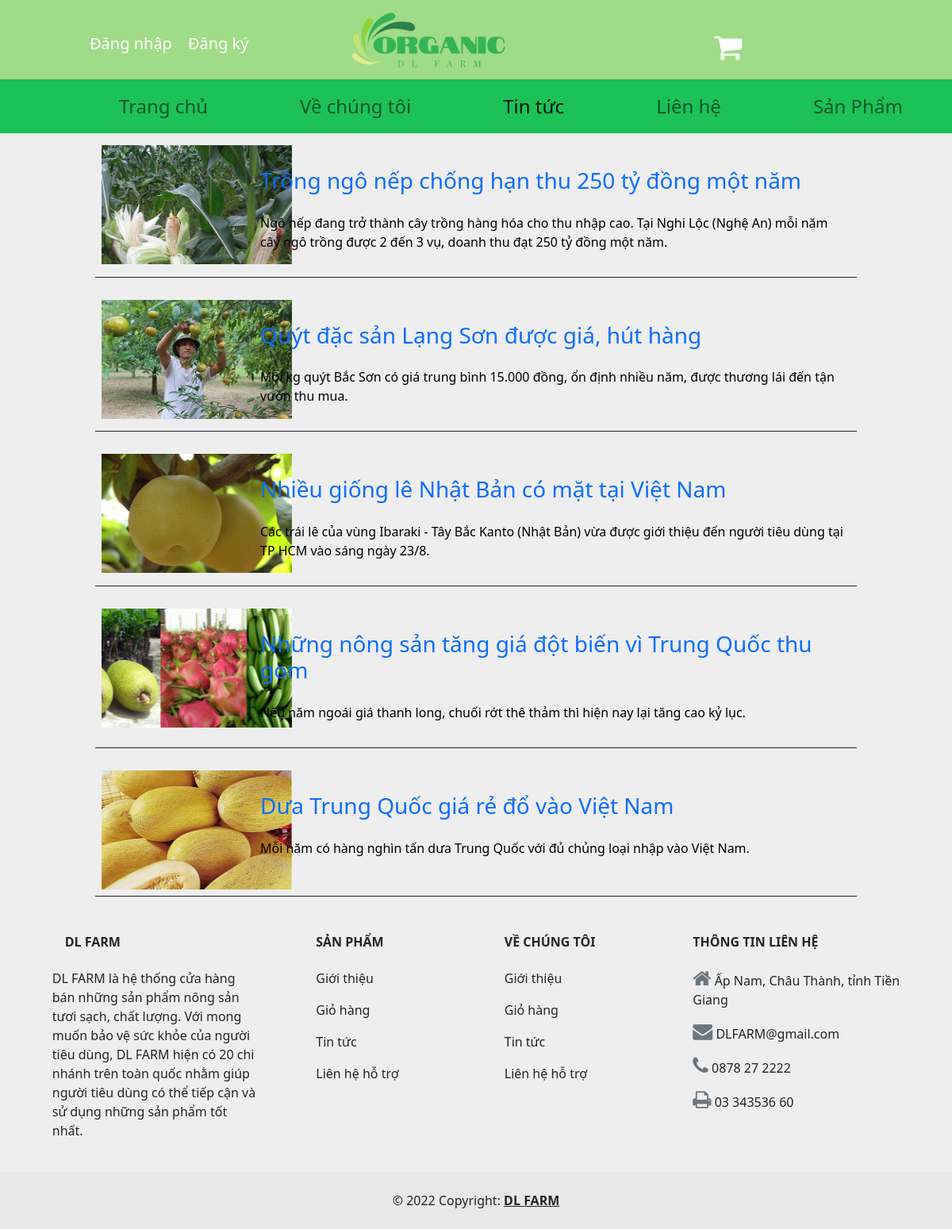
/tintuc.php, run on the app's committed database.
### tables this page shows
CREATE TABLE `tintuc` (
 `id` int(11) NOT NULL AUTO_INCREMENT,
 `title` text NOT NULL,
 `description` text NOT NULL,
 `detail` text NOT NULL,
 `image` varchar(60) NOT NULL,
 PRIMARY KEY (`id`)
);

### tintuc.php (the view, shortened to what this page needs)
<!DOCTYPE html>
<html lang="en">
<?php
    $cartOk = "login.php";
?>
<head>
    <link rel="stylesheet" href="https://cdnjs.cloudflare.com/ajax/libs/font-awesome/4.7.0/css/font-awesome.min.css">
    <link href="https://cdn.jsdelivr.net/npm/bootstrap@5.2.3/dist/css/bootstrap.min.css" rel="stylesheet">
    <link rel="stylesheet" href="style.css">
</head>
<body>
    <div class="fixed">
        <div class="top">
            <div class="two-button dropdown" style="display: inline-block; display:flex">
                <div <?php if(isset($_SESSION['name'])) echo "hidden";?>>
                    <a style="text-decoration:none; font-size: 20px; margin-right:20px" class="dndk" href="login.php">Đăng nhập</a>
                </div>
                <div <?php if(isset($_SESSION['name'])) echo "hidden";?>> <a style="text-decoration:none; font-size: 20px"  class="dndk" href="signin.php">Đăng ký</a> </div>
            </div>
            <img class="logo" src="img/logo.png" alt="">
            <div class="carts" style="display: inline-block; display:flex;">
                <a title="Giỏ hàng" style="text-decoration: none;" href="<?php echo $cartOk;?>">
                    <i class="fa">&#xf07a;</i>
                </a>
            </div>
        </div>
        <nav class="navbar navbar-expand-lg" style="background-color: #1cc158;">
            <div class="container">
                <div class="collapse navbar-collapse" id="navbarSupportedContent">
                    <ul class="navbar-nav me-auto mb-2 mb-lg-0">
                        <li class="nav-item">
                            <a style="font-size: 150%; margin-left:100px; width: 100%;" class="nav-link" aria-current="page" href="home.php">Trang chủ</a>
                        </li>
                        <li class="nav-item">
                            <a style="font-size: 150%; margin-left:100px; width: 100%;" class="nav-link " href="vechungtoi.php">Về chúng tôi</a>
                        </li>
                        <li class="nav-item">
                            <a style="font-size: 150%; margin-left:100px; width: 100%;" class="nav-link active" href="tintuc.php">Tin tức</a>
                        </li>
                        <li class="nav-item">
                            <a style="font-size: 150%; margin-left:100px; width: 100%;" class="nav-link" href="lienhe.php">Liên hệ</a>
                        </li>
                        <li class="nav-item">
                            <a style="font-size: 150%; margin-left:100px; width: 100%;" class="nav-link" href="home.php?search=">Sản Phẩm</a>
                        </li>
                    </ul>
                </div>
            </div>
        </nav>
    </div>
    <?php
        require_once ('api/connection.php');
        $sql = 'SELECT * FROM tintuc';
        try{
            $stmt = $dbCon->prepare($sql);
            $stmt->execute();
        }
        catch(PDOException $ex){
            die(json_encode(array('status' => false, 'data' => $ex->getMessage())));
        }
        while ($row = $stmt->fetch(PDO::FETCH_ASSOC))
        {
            echo '<div class="tintuc">';
            echo '<div class="d-flex flex-row">';
            echo '<div id="imgTT" class="p-2"><img style="width: 240px; height: 150px" src="'.$row['image'].'" alt=""></div>';
            echo '<div class="p-2">';
            echo '<div class="d-flex flex-column">';
            echo '<a style="text-decoration: none;" href="detailtt.php?id='.$row['id'].'">';
            echo '<h3 class="p-2">'.$row['title'].'</h3>';
            echo '</a>';
            echo '<a href="detailtt.php?id='.$row['id'].'" style="text-decoration: none; color: black;">';
            echo '<p class="p-2">'.$row['description'].'</p>';
            echo '</a>';
            echo '</div>';
            echo '</div>';
            echo '</div>';
            echo '</div>';
        }
    ?>
    <div>
        <section class="">
            <div class="container text-center text-md-start mt-5">
            <div class="row mt-3">
                <div class="col-md-3 col-lg-4 col-xl-3 mx-auto mb-4">
                <h6 class="text-uppercase fw-bold mb-4">
                    <i class="fas fa-gem me-3 text-secondary"></i>DL FARM
                </h6>
                <p>
                    DL FARM là hệ thống cửa hàng bán những sản phẩm nông sản tươi sạch, chất lượng. Với mong muốn bảo vệ sức khỏe của người tiêu dùng, DL FARM hiện có 20 chi nhánh trên toàn quốc nhằm giúp người tiêu dùng có thể tiếp cận và sử dụng những sản phẩm tốt nhất.
                </p>
                </div>
                <div class="col-md-2 col-lg-2 col-xl-2 mx-auto mb-4">
                <h6 class="text-uppercase fw-bold mb-4">
                    SẢN PHẨM
                </h6>
                <p>
                    <a href="vechungtoi.php" class="text-reset" style="text-decoration: none">Giới thiệu</a>
                </p>
                <p>
                    <a href="#" class="text-reset" style="text-decoration: none">Giỏ hàng</a>
                </p>
                <p>
                    <a href="tintuc.php" class="text-reset" style="text-decoration: none">Tin tức</a>
                </p>
                <p>
                    <a href="#" class="text-reset" style="text-decoration: none">Liên hệ hỗ trợ</a>
                </p>
                </div>
                <div class="col-md-3 col-lg-2 col-xl-2 mx-auto mb-4">
                <h6 class="text-uppercase fw-bold mb-4">
                    VỀ CHÚNG TÔI
                </h6>
                <p>
                    <a href="#!" class="text-reset" style="text-decoration: none">Giới thiệu</a>
                </p>
                <p>
                    <a href="#!" class="text-reset" style="text-decoration: none">Giỏ hàng</a>
                </p>
                <p>
                    <a href="#!" class="text-reset" style="text-decoration: none">Tin tức</a>
                </p>
                <p>
                    <a href="#!" class="text-reset" style="text-decoration: none">Liên hệ hỗ trợ</a>
                </p>
                </div>
                <div class="col-md-4 col-lg-3 col-xl-3 mx-auto mb-md-0 mb-4">
                <h6 class="text-uppercase fw-bold mb-4">THÔNG TIN LIÊN HỆ</h6>
                <p><i style="font-size: 25px;" class="fa fa-home text-secondary"></i> Ấp Nam, Châu Thành, tỉnh Tiền Giang</p>
                <p>
                    <i style="font-size: 25px;" class="fa fa-envelope text-secondary"></i>
                    DLFARM@gmail.com
                </p>
                <p><i style="font-size: 25px;" class="fa fa-phone text-secondary"></i> 0878 27 2222</p>
                <p><i style="font-size: 25px;" class="fa fa-print text-secondary"></i> 03 343536 60</p>
                </div>
            </div>
            </div>
        </section>
        <div class="text-center p-4" style="background-color: rgba(0, 0, 0, 0.025);">
            © 2022 Copyright:
            <a class="text-reset fw-bold" href="home.php">DL FARM</a>
        </div>
    </div>
</body>
</html>

### style.css (style rules this page uses)
body { background: #eee; }
.top { background-color: #A0DB87; height: 100px; position: relative; }
.logo { text-align: center; height: 250px; width: 250px; right: 45%; top: -65%; position: absolute; }
.two-button { position: absolute; top: 40px; left: 113px; }
.carts { background-color: #A0DB87; width: 300px; position: absolute; top: 40px; right: 0px; }
.dndk { color: white; }
.dropdown { position: relative; display: inline-block; width: 320px; }
.d-flex { margin-top: 20px; }
.fa { color: white; font-size: 38px; }
div.fixed { width: 100%; position: fixed; top: 0; z-index: 3; }

### tintuc.php (style rules this page uses)
.tintuc { border-bottom: 1px solid; width: 80%; margin: auto; display: block; }
#imgTT { width: 20%; }

### data on the page
tintuc: image (picture), title "Trồng ngô nếp chống hạn thu 250 tỷ đồng một năm", description "Ngô nếp đang trở thành cây trồng hàng hóa cho thu nhập cao. Tại Nghi Lộc (Nghệ An) mỗi năm cây ngô trồng được 2 đến 3 vụ, doanh thu đạt 250 tỷ đồng một năm."
tintuc: image (picture), title "Quýt đặc sản Lạng Sơn được giá, hút hàng", description "Mỗi kg quýt Bắc Sơn có giá trung bình 15.000 đồng, ổn định nhiều năm, được thương lái đến tận vườn thu mua."
tintuc: image (picture), title "Nhiều giống lê Nhật Bản có mặt tại Việt Nam", description "Các trái lê của vùng Ibaraki - Tây Bắc Kanto (Nhật Bản) vừa được giới thiệu đến người tiêu dùng tại TP HCM vào sáng ngày 23/8."
tintuc: image (picture), title "Những nông sản tăng giá đột biến vì Trung Quốc thu gom", description "Nếu năm ngoái giá thanh long, chuối rớt thê thảm thì hiện nay lại tăng cao kỷ lục."
tintuc: image (picture), title "Dưa Trung Quốc giá rẻ đổ vào Việt Nam", description "Mỗi năm có hàng nghìn tấn dưa Trung Quốc với đủ chủng loại nhập vào Việt Nam."
